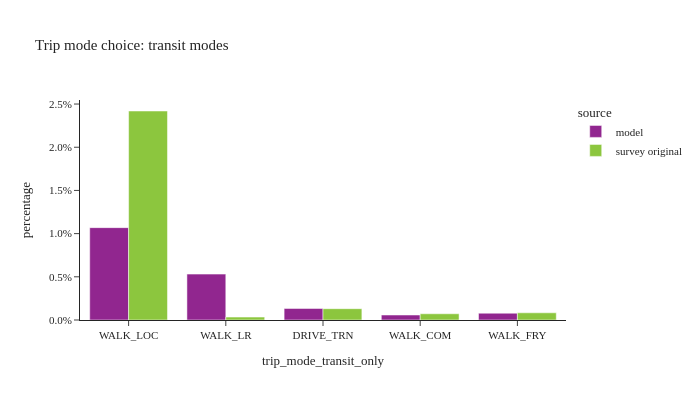

Notebook code cell kept with this figure:
### Code cell
util.plot_share_barchart(trip_data, 'trip_weight', 'trip_mode_transit_only', title="Trip mode choice: transit modes", dropna=False)

### Figure 1 — Plotly figure (JSON) as saved in the notebook; plotly's stock layout.template omitted (floating-point values rounded to 4 significant figures)
{"data": [{"alignmentgroup": "True", "customdata": [[134600.0, 134600.0], [66850.0, 66850.0], [16830.0, 16830.0], [7254.0, 7254.0], [9916.0, 9916.0]], "hovertemplate": "source=model<br>trip_mode_transit_only=%{x}<br>percentage=%{y}<br>weighted_sum=%{customdata[0]}<br>sample_size=%{customdata[1]}<extra></extra>", "legendgroup": "model", "marker": {"color": "#91268F", "pattern": {"shape": ""}}, "name": "model", "offsetgroup": "model", "orientation": "v", "showlegend": true, "textposition": "auto", "type": "bar", "x": ["WALK_LOC", "WALK_LR", "DRIVE_TRN", "WALK_COM", "WALK_FRY"], "xaxis": "x", "y": [0.01069, 0.005311, 0.001337, 0.0005763, 0.0007878], "yaxis": "y"}, {"alignmentgroup": "True", "customdata": [[389600.0, 1638.0], [5435.0, 116.0], [21100.0, 85.0], [11620.0, 23.0], [13410.0, 18.0]], "hovertemplate": "source=survey original<br>trip_mode_transit_only=%{x}<br>percentage=%{y}<br>weighted_sum=%{customdata[0]}<br>sample_size=%{customdata[1]}<extra></extra>", "legendgroup": "survey original", "marker": {"color": "#8CC63E", "pattern": {"shape": ""}}, "name": "survey original", "offsetgroup": "survey original", "orientation": "v", "showlegend": true, "textposition": "auto", "type": "bar", "x": ["WALK_LOC", "WALK_LR", "DRIVE_TRN", "WALK_COM", "WALK_FRY"], "xaxis": "x", "y": [0.02419, 0.0003375, 0.00131, 0.0007214, 0.000833], "yaxis": "y"}], "layout": {"barmode": "group", "height": 400, "legend": {"title": {"text": "source"}, "tracegroupgap": 0}, "title": {"text": "Trip mode choice: transit modes"}, "width": 700, "xaxis": {"anchor": "y", "domain": [0.0, 1.0], "title": {"text": "trip_mode_transit_only"}}, "yaxis": {"anchor": "x", "domain": [0.0, 1.0], "tickformat": ".1%", "title": {"text": "percentage"}}}}
